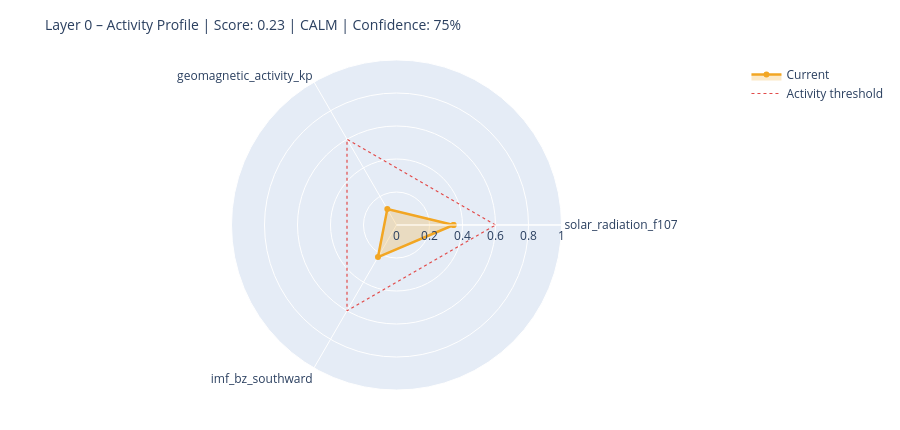

Notebook cell for this chart:
### Markdown cell above
---
## 6. State Assessment & Handoff to Layer 1

### Code cell
# ============================================================
# STEP 1 – Collect raw values with source modes
# Mode: 'primary' | 'fallback_3h' | 'last_valid' | 'missing'
# ============================================================

def safe_last(df, col):
    if df is None or col not in df.columns: return None
    s = df[col].dropna()
    return float(s.iloc[-1]) if not s.empty else None

f107_now = safe_last(df_f107, 'f10.7')
bz_now   = safe_last(df_mag,  'bz_gsm')
kp_now   = safe_last(df_kp,   'kp')
sw_now   = safe_last(df_sw,   'speed')

source_modes = {
    'F10.7':    'primary'  if f107_now is not None else 'missing',
    'Kp':       'primary'  if kp_now   is not None else 'missing',
    'IMF_Bz':   'primary'  if bz_now   is not None else 'missing',
    'SW_speed': 'primary'  if sw_now   is not None else 'missing',
}

# Kp Fallback – 3h endpoint
if kp_now is None:
    try:
        r = requests.get(
            'https://services.swpc.noaa.gov/json/noaa-planetary-k-index.json',
            timeout=10)
        r.raise_for_status()
        fb = pd.DataFrame(r.json())
        tc = next((c for c in fb.columns if 'time' in c.lower()), fb.columns[0])
        kc = next((c for c in fb.columns if 'kp' in c.lower() and c != tc), None)
        if kc:
            fb[kc] = fb[kc].astype(str).str.extract(r'([0-9]+(?:\.[0-9]*)?)')[0]
            fb[kc] = pd.to_numeric(fb[kc], errors='coerce')
            fb = fb[fb[kc] >= 0].dropna(subset=[kc])
            if not fb.empty:
                kp_now = float(fb[kc].iloc[-1])
                source_modes['Kp'] = 'fallback_3h'
                print(f'  Kp fallback (3h): {kp_now:.1f}')
    except Exception as e:
        print(f'  Kp fallback failed: {e}')

# Solar Wind Fallback – last valid value
if sw_now is None and df_sw is not None and 'speed' in df_sw.columns:
    s = df_sw['speed'].dropna()
    if not s.empty:
        sw_now = float(s.iloc[-1])
        source_modes['SW_speed'] = 'last_valid'
        print(f'  SW fallback (last_valid): {sw_now:.0f} km/s')

print()
print('Source modes:', source_modes)

# ============================================================
# STEP 2 – Score from available components only
# ============================================================

def norm(v, lo, hi):
    if v is None: return None
    return max(0.0, min(1.0, (v - lo) / (hi - lo)))

COMPONENTS = {
    'solar_radiation_f107':    (f107_now, norm(f107_now, 60, 250)),
    'geomagnetic_activity_kp': (kp_now,   norm(kp_now,   0,   9)),
    'imf_bz_southward':        (bz_now,   norm(-(bz_now or 0) if bz_now else None, -5, 30)
                                           if bz_now is not None else None),
    'solar_wind_speed':        (sw_now,   norm(sw_now, 300, 800)),
}

available   = {k: v[1] for k, v in COMPONENTS.items() if v[1] is not None}
unavailable = [k for k, v in COMPONENTS.items() if v[1] is None]

layer0_score = round(sum(available.values()) / len(available), 4) if available else None
confidence   = round(len(available) / len(COMPONENTS), 2)

level = ('unknown'  if layer0_score is None
         else 'calm'     if layer0_score < 0.3
         else 'moderate' if layer0_score < 0.6
         else 'active')

# ============================================================
# STEP 3 – Dominant Driver
# ============================================================

def dominant_driver(kp, f107, bz, sw):
    candidates = []
    if kp   is not None and kp   >= 4:   candidates.append(('geomagnetic',    kp / 9))
    if sw   is not None and sw   >= 500:  candidates.append(('solar_wind',     sw / 800))
    if bz   is not None and bz   <= -5:   candidates.append(('imf_southward',  abs(bz) / 30))
    if f107 is not None and f107 >= 150:  candidates.append(('solar_radiation',f107 / 250))
    return max(candidates, key=lambda x: x[1])[0] if candidates else 'none'

driver = dominant_driver(kp_now, f107_now, bz_now, sw_now)

# ============================================================
# STEP 4 – Downstream expectations
# ============================================================

def downstream_expectation(driver, score, kp, bz, f107):
    exp = {
        'magnetosphere':        'calm',
        'ionosphere':           'calm',
        'schumann_resonance':   'unchanged',
        'lithosphere_currents': 'low',
    }
    if driver == 'geomagnetic' or (kp and kp >= 5):
        exp['magnetosphere']        = 'compressed / storm'
        exp['ionosphere']           = 'elevated disturbance (TEC variability)'
        exp['schumann_resonance']   = 'elevated amplitude possible'
        exp['lithosphere_currents'] = 'elevated induction currents'
    elif driver == 'imf_southward' or (bz and bz <= -5):
        exp['magnetosphere']        = 'energy coupling active'
        exp['ionosphere']           = 'elevated electron density possible'
        exp['schumann_resonance']   = 'slight modulation possible'
    elif driver == 'solar_radiation' or (f107 and f107 >= 150):
        exp['ionosphere']           = 'elevated ionization (F-layer)'
        exp['schumann_resonance']   = 'slightly elevated background activity'
    return exp

downstream = downstream_expectation(driver, layer0_score, kp_now, bz_now, f107_now)

# ============================================================
# CONSOLE OUTPUT
# ============================================================

W = 58
print('=' * W)
print('LAYER 0 – STATE ASSESSMENT')
print('=' * W)
for name, (raw_v, score_v) in COMPONENTS.items():
    if score_v is not None:
        bar = '█' * int(score_v * 20) + '░' * (20 - int(score_v * 20))
        print(f'  {name:<35}  {bar}  {score_v:.2f}')
    else:
        print(f'  {name:<35}  {"─" * 20}  n/a')
print('-' * W)
print(f'  Score ({len(available)}/{len(COMPONENTS)} components):  {layer0_score:.3f}')
print(f'  Confidence:         {confidence:.0%}')
print(f'  Level:              {level.upper()}')
print(f'  Dominant Driver:    {driver}')

# Radar chart
cats = list(available.keys())
vals = list(available.values())
if len(cats) >= 3:
    fig = go.Figure()
    fig.add_trace(go.Scatterpolar(
        r=vals + [vals[0]], theta=cats + [cats[0]],
        fill='toself', fillcolor='rgba(242,166,35,0.25)',
        line=dict(color='#F2A623', width=2.5), name='Current'
    ))
    fig.add_trace(go.Scatterpolar(
        r=[0.6] * (len(cats) + 1), theta=cats + [cats[0]],
        line=dict(color='#E24B4A', dash='dot', width=1.2),
        mode='lines', name='Activity threshold'
    ))
    fig.update_layout(
        title=dict(text=f'Layer 0 – Activity Profile | Score: {layer0_score:.2f} | {level.upper()} | Confidence: {confidence:.0%}',
                   font=dict(size=14)),
        polar=dict(radialaxis=dict(visible=True, range=[0, 1])),
        height=430, showlegend=True,
        margin=dict(l=60, r=60, t=60, b=40)
    )
    fig.show()

### Figure 1 — Plotly figure (JSON) as saved in the notebook; plotly's stock layout.template omitted (floating-point values rounded to 4 significant figures)
{"data": [{"fill": "toself", "fillcolor": "rgba(242,166,35,0.25)", "line": {"color": "#F2A623", "width": 2.5}, "name": "Current", "r": [0.3457, 0.1111, 0.2246, 0.3457], "theta": ["solar_radiation_f107", "geomagnetic_activity_kp", "imf_bz_southward", "solar_radiation_f107"], "type": "scatterpolar"}, {"line": {"color": "#E24B4A", "dash": "dot", "width": 1.2}, "mode": "lines", "name": "Activity threshold", "r": [0.6, 0.6, 0.6, 0.6], "theta": ["solar_radiation_f107", "geomagnetic_activity_kp", "imf_bz_southward", "solar_radiation_f107"], "type": "scatterpolar"}], "layout": {"height": 430, "margin": {"b": 40, "l": 60, "r": 60, "t": 60}, "polar": {"radialaxis": {"range": [0, 1], "visible": true}}, "showlegend": true, "title": {"font": {"size": 14}, "text": "Layer 0 – Activity Profile | Score: 0.23 | CALM | Confidence: 75%"}}}
